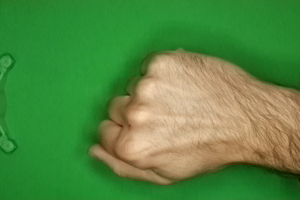
#> input picture data/rockpaperscissors/augmented_data/rock/image1565.png, 300 x 200 px; its folder holds only this picture in this run
$ jupyter execute --allow-errors contours.ipynb
#> lines starting #> are read from the running program, lines starting #| are printed output that depends on the picture; after the words box and inside, x2 and y2 are one past the last pixel; in counts of white or black regions, pixels touching at a corner belong together
[cell 1]
import cv2
import numpy as np
import matplotlib.pyplot as plt
import os
from PIL import Image

[cell 2]
def clear_folder(folder_path):
    if os.path.exists(folder_path):
        for file_name in os.listdir(folder_path):
            file_path = os.path.join(folder_path, file_name)
            try:
                if os.path.isfile(file_path):
                    os.unlink(file_path)
                elif os.path.isdir(file_path):
                    os.rmdir(file_path)
            except Exception as e:
                print(f"Nie udało się usunąć pliku/folderu {file_path}: {e}")
    else:
        print(f"Ścieżka {folder_path} nie istnieje.")

# Create contours-only datasets

[cell 3]
def contour_only_images(input_folder, output_folder):
    if not os.path.exists(output_folder):
        os.makedirs(output_folder)

    for filename in os.listdir(input_folder):
        if filename.endswith(('.jpg', '.jpeg', '.png')):

            image_path = os.path.join(input_folder, filename)


            image = cv2.imread(image_path)
#> image is the input picture: shape (200, 300, 3); mean B, G, R 65.9, 137, 83.6
            img_gray = cv2.cvtColor(image, cv2.COLOR_BGR2GRAY)
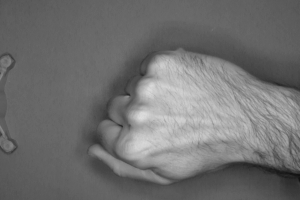
#> img_gray: shape (200, 300); min 18, max 221, mean 112.9
            ret, thresh = cv2.threshold(img_gray, 150, 255, cv2.THRESH_BINARY)
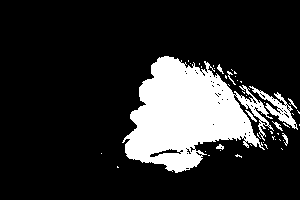
#> thresh: shape (200, 300); 17.7% white; 47 white regions (38 under 20 px)
            contours, hierarchy = cv2.findContours(image=thresh, mode=cv2.RETR_TREE, method=cv2.CHAIN_APPROX_NONE)
#> contours = 138 contours, 134 with area under 20; largest, box (x1, y1, x2, y2) and area: (122, 56, 274, 173) 9542, (249, 86, 298, 130) 466, (149, 148, 182, 158) 113, (245, 110, 257, 122) 24
            contour_image = np.ones_like(thresh) * 255
            cv2.drawContours(image=contour_image, contours=contours, contourIdx=-1, color=0, thickness=2, lineType=cv2.LINE_AA)
            output_filename = f"{filename}"
            output_path = os.path.join(output_folder, output_filename)
            cv2.imwrite(output_path, contour_image)


input_folder = "../data/rockpaperscissors/augmented_data/rock"
output_folder = "../data/rockpaperscissors/augmented_data/rock-contours-only"
clear_folder(output_folder)
#> (the rest of this cell did not finish here and is left out)

$ run again, on data/rockpaperscissors/augmented_data/rock/image3249.png
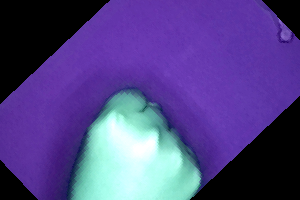
#> input picture data/rockpaperscissors/augmented_data/rock/image3249.png, 300 x 200 px
#> in contour_only_images, image is the input picture: shape (200, 300, 3); mean B, G, R 134.1, 68.3, 81.6
#> in contour_only_images, `img_gray = cv2.cvtColor(image, cv2.COLOR_BGR2GRAY)`:
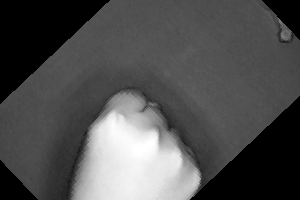
#> img_gray: shape (200, 300); min 0, max 255, mean 79.8
#> in contour_only_images, `ret, thresh = cv2.threshold(img_gray, 150, 255, cv2.THRESH_BINARY)`:
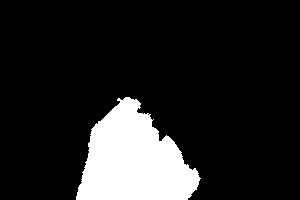
#> thresh: shape (200, 300); 13.8% white; 1 white region
#> contours = 2 contours, 1 with area under 20; largest, box (x1, y1, x2, y2) and area: (76, 97, 201, 200) 8091

$ run again, on data/rockpaperscissors/augmented_data/rock/image1699.png
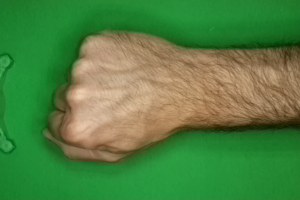
#> input picture data/rockpaperscissors/augmented_data/rock/image1699.png, 300 x 200 px
#> in contour_only_images, image is the input picture: shape (200, 300, 3); mean B, G, R 66.2, 129.9, 81.1
#> in contour_only_images, `img_gray = cv2.cvtColor(image, cv2.COLOR_BGR2GRAY)`:
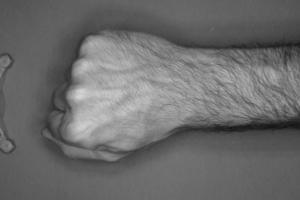
#> img_gray: shape (200, 300); min 20, max 212, mean 108.1
#> in contour_only_images, `ret, thresh = cv2.threshold(img_gray, 150, 255, cv2.THRESH_BINARY)`:
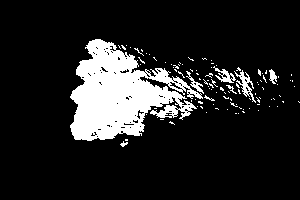
#> thresh: shape (200, 300); 13.6% white; 104 white regions (96 under 20 px)
#> contours = 207 contours, 195 with area under 20; largest, box (x1, y1, x2, y2) and area: (70, 39, 203, 141) 7046, (234, 70, 256, 103) 160, (213, 66, 236, 83) 117, (186, 71, 204, 94) 72, (269, 69, 277, 84) 52
